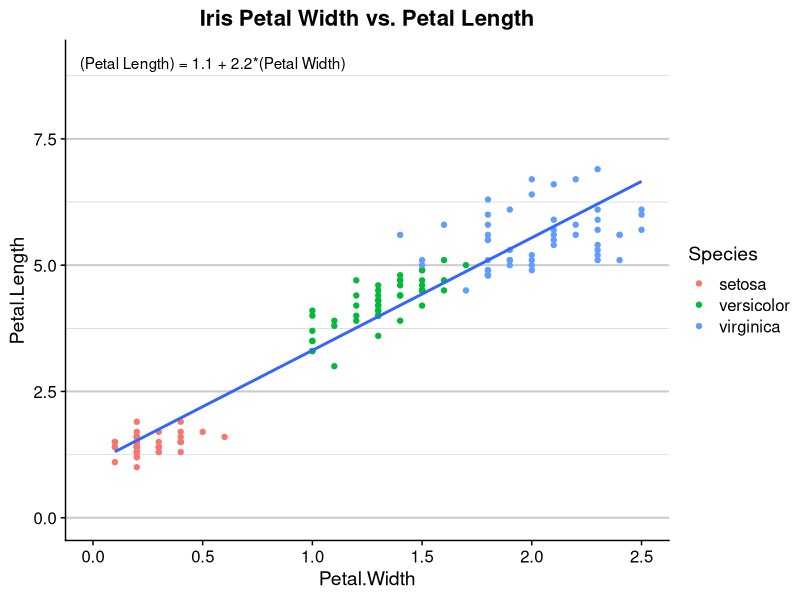
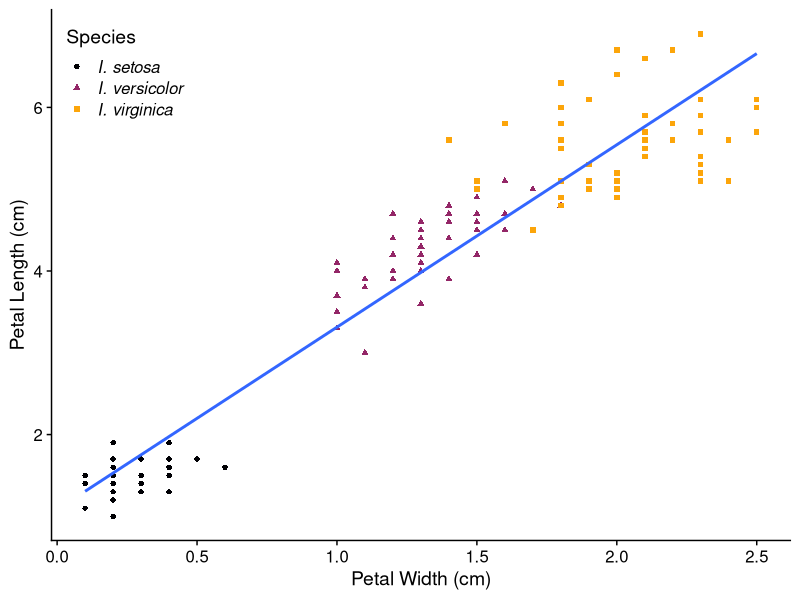
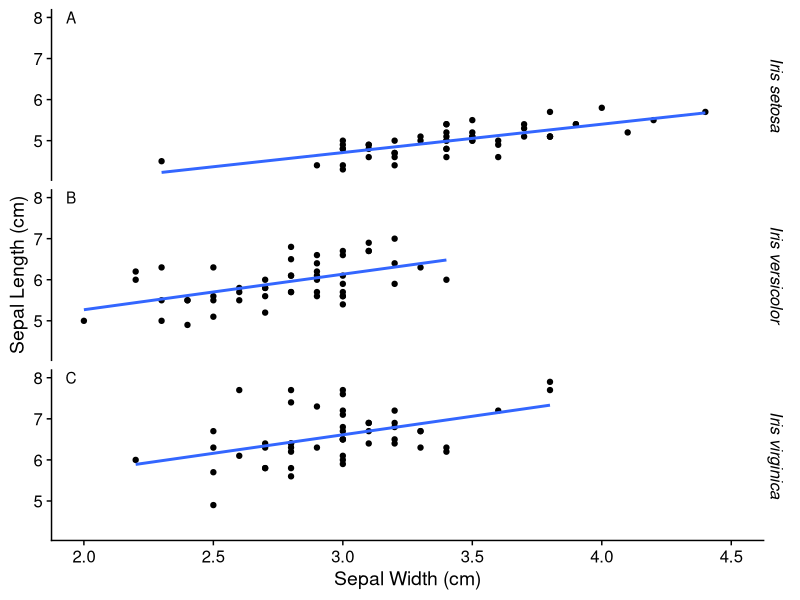
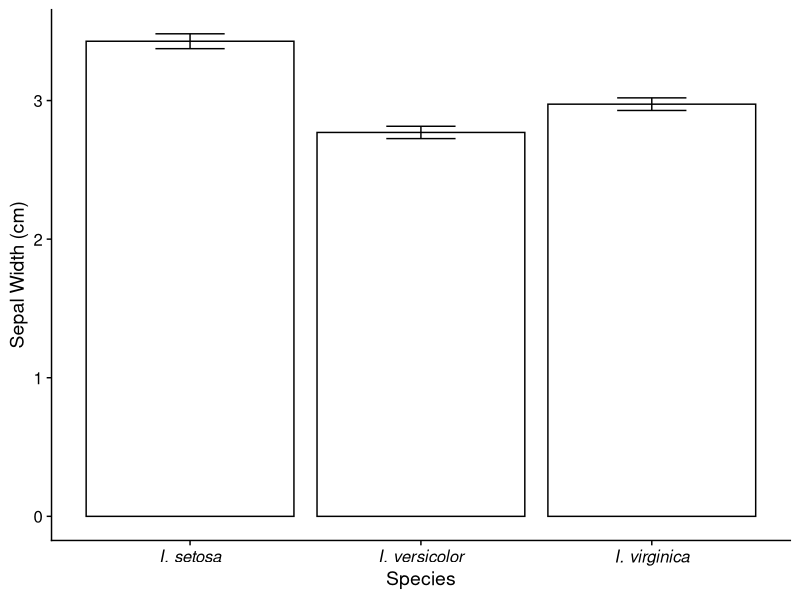
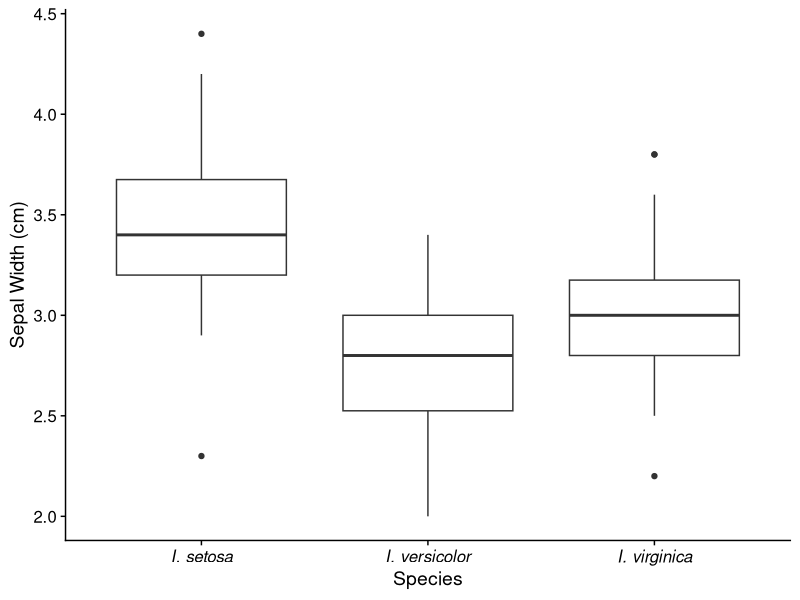
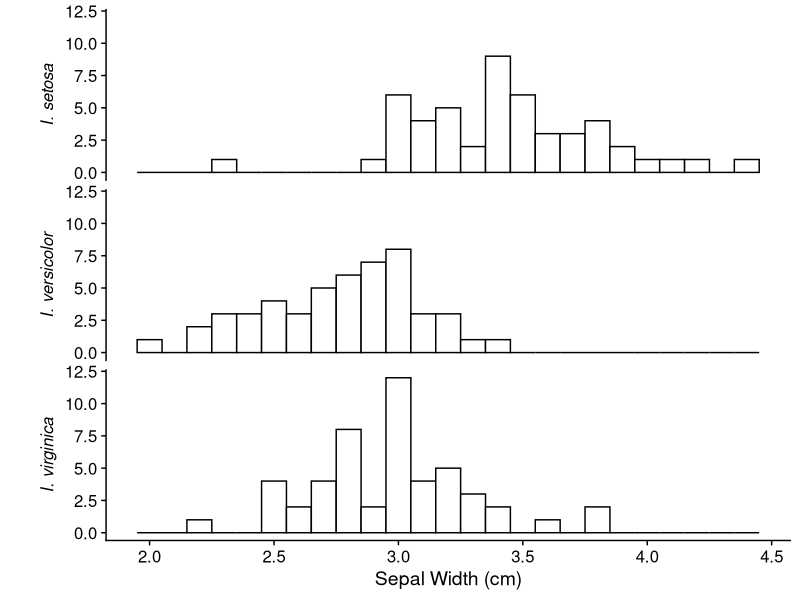
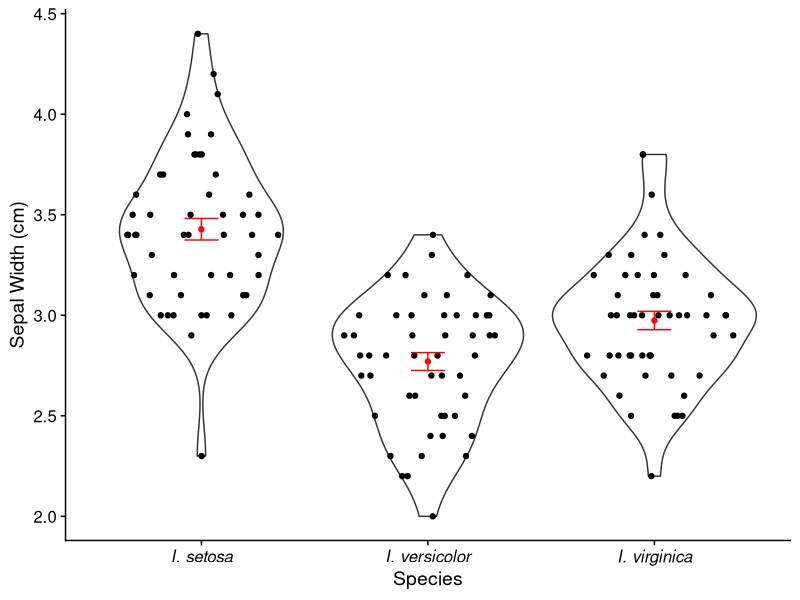
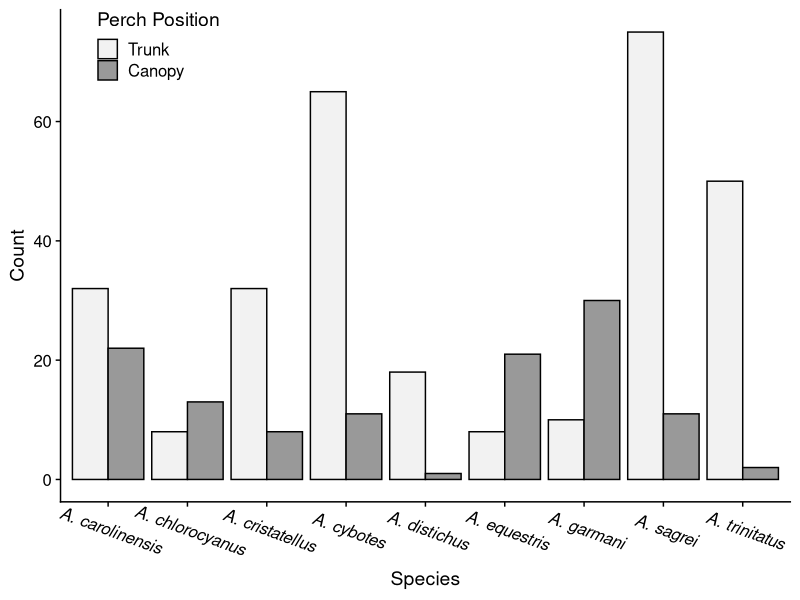

Reproduce these figures in R, in order.
## ---- chunk 1
library(ggplot2)
library(cowplot)
library(tidyr)
library(forcats)
library(tibble)
library(ggforce)
library(dplyr)
library(purrr)
library(glue)
theme_set(theme_cowplot())
## ---- chunk 2
iris_eqn = lm(Petal.Length~Petal.Width, iris) %>% 
  coef %>% as.list %>% 
  map(~round(.x, 1)) %>% 
  glue_data("(Petal Length) = {`(Intercept)`} + {Petal.Width}*(Petal Width)")

iris_smry = summary(lm(Petal.Length~Petal.Width, iris))
iris_smry
anova(lm(Petal.Length~Petal.Width, iris))[["Pr(>F)"]]

# For sepals, now
iris_sep = lm(Sepal.Length~Sepal.Width, iris) 
sep_eqn = iris_sep %>% 
  coef %>% as.list %>% 
  map(~round(.x, 1)) %>% 
  glue_data("(Sepal Length) = {`(Intercept)`} + {Sepal.Width}*(Sepal Width)")

iris_smry_sep = summary(iris_sep)
iris_smry_sep
anova(iris_sep)[["Pr(>F)"]][1]
## ---- chunk 3
# First, style guidelines
# Bad legends

ggplot(iris, aes(x = Petal.Width, y = Petal.Length)) +
  geom_point(aes(color = Species)) + ylim(0, 9) +
  theme(panel.grid.major.y  = element_line(color = grey(.8), size = .7),
        panel.grid.minor.y  = element_line(color = grey(.8), size = .2), 
        plot.title = element_text(hjust = .5)) +
  geom_smooth(aes(), method = "lm", se = FALSE) + 
  geom_text(label = iris_eqn, hjust = 0.05, data =   
              data.frame(Petal.Width = 0, Petal.Length = 9)) +
  ggtitle("Iris Petal Width vs. Petal Length")


## ---- chunk 4
iris %>% mutate(Species = glue("I. {Species}")) %>% 
ggplot(aes(x = Petal.Width, y = Petal.Length)) +
  geom_point(aes(color = Species, shape = Species)) + 
  geom_smooth(aes(), method = "lm", se = FALSE) + 
  ylab("Petal Length (cm)") + xlab("Petal Width (cm)") +
  scale_color_viridis_d(end = .8, option = "inferno") + 
  theme(legend.text = element_text(face = "italic"),
        legend.position =c(0.02, .88))

## ---- chunk 5
iris %>% mutate(Species = glue("Iris {Species}")) %>% 
ggplot(aes(x = Sepal.Width, y = Sepal.Length)) +
  geom_point() + 
  facet_grid(Species~.) + 
  geom_smooth(aes(), method = "lm", se = FALSE) + 
  ylab("Sepal Length (cm)") + xlab("Sepal Width (cm)") +
  scale_color_viridis_d(end = .8, option = "inferno") + 
  theme(strip.background = element_blank(), 
        strip.text =element_text(face = "italic")) + 
  geom_text(aes(label = label), data = tibble(
    Sepal.Width = 1.95, Sepal.Length = 8, label = LETTERS[1:3], 
    Species = glue("Iris {unique(iris$Species)}"))) + 
  coord_cartesian(xlim = c(2, 4.5))
## ---- chunk 6
iris_dyn = iris %>% group_by(Species) %>% 
  summarize(y = mean(Sepal.Width), 
          se = sd(Sepal.Width)/sqrt(n())) %>% 
  mutate(Species = paste0("I. ", Species))
ggplot(iris_dyn, aes(x = Species, y )) + 
  geom_col(fill = "white", color = "black") + 
  geom_errorbar(aes(ymin = y-se, ymax = y+se), width = .3) +
  ylab("Sepal Width (cm)") + 
  theme(axis.text.x = element_text(face = "italic"))

## ---- chunk 7
iris %>% mutate(Species = paste("I.", Species)) %>% 
  ggplot(aes(x = Species, Sepal.Width )) + 
  geom_boxplot() + 
  ylab("Sepal Width (cm)") + 
  theme(axis.text.x = element_text(face = "italic"))

## ---- chunk 8
iris %>% mutate(Species = paste("I.", Species)) %>% 
  ggplot(aes(x = Sepal.Width )) + 
  geom_histogram(fill = "white", color = "black", binwidth = .1) + 
  facet_grid(Species~., switch = "both") + 
  xlab("Sepal Width (cm)") + 
  theme(strip.text = element_text(face = "italic"),
        strip.background = element_blank(),
        strip.placement = "outside") + ylab("")

## ---- chunk 9
iris %>% mutate(Species = paste("I.", Species)) %>% 
  ggplot(aes(x = Species, Sepal.Width )) + 
  geom_violin() + 
  geom_sina() + 
  geom_errorbar(aes(y = y, ymin = y - se, ymax = y + se), 
                color = "red", data = iris_dyn, width = .15)+
  geom_point(aes(y = y), color = "red", data = iris_dyn)+
  ylab("Sepal Width (cm)") + 
  theme(axis.text.x = element_text(face = "italic"))

## ---- chunk 10

anole_classes = tribble(
~"Species",          ~"Ecomorph",      
"A. chlorocyanus",   "Trunk-crown",
"A. cristatellus",   "Trunk-ground",
"A. cybotes",        "Trunk-ground",
"A. distichus",      "Trunk",
"A. equestris",      "Crown Giant",
"A. garmani",        "Crown Giant",
"A. carolinensis",   "Trunk-crown",
"A. sagrei",         "Trunk-ground",
"A. trinitatus",     "Ground-ish")
set.seed(123); anole_dat = anole_classes %>% 
  distinct(Ecomorph) %>% 
  mutate(ground_prob = c(.25, .75, .5, .1, .9)) %>% 
  right_join(anole_classes, by = "Ecomorph") %>% 
  mutate(count = rpois(9, 3.5)*5 + rpois(9, 6)) %>% 
  mutate(Trunk = rbinom(9, count, ground_prob),
         Canopy = count - Trunk) %>%
  select(Species, Ecomorph, Trunk, Canopy) %>% 
  # Add in trunk bias
  mutate(Trunk = round(Trunk * 2.5)) %>% 
  gather(key = "Perch", value = "Count", Trunk, Canopy) %>% 
  mutate(Perch = factor(Perch, levels = c("Trunk", "Canopy")))

## ---- chunk 11

anole_dat %>% 
  ggplot(aes(x = Species, y = Count, group = Perch)) + 
  geom_col(aes(fill = Perch), color = "black", position = position_dodge()) +
  scale_fill_manual(values = c(grey(.95), grey(.6)), 
                    name = "Perch Position") +
    theme(axis.text.x = element_text(face = "italic", 
                                 angle = -20, hjust = 0.5, vjust = -.2),
        legend.position = c(0.05,1), #legend.direction = "horizontal", 
        legend.justification = c(0,1))
## ---- chunk 12

desc_cnt_lvls = anole_dat %>% group_by(Species) %>% 
  summarize(n = sum(Count)) %>% arrange(desc(n)) %>% pull(Species)
anole_dat %>% arrange(desc(Count)) %>% 
  mutate(Species = factor(Species, levels = desc_cnt_lvls)) %>% 
  ggplot(aes(x = Species, y = Count, group = Perch)) + 
  geom_col(aes(fill = Perch), color = "black") +
  scale_fill_manual(values = c(grey(.95), grey(.6)), 
                    name = "Perch Position") +
theme(axis.text.x = element_text(face = "italic", 
                                 angle = -20, hjust = 0.5, vjust = -.2),
        legend.position = c(1,1), legend.direction = "horizontal", 
        legend.justification = c(1,1))
## ---- chunk 13

anole_dat %>% arrange(Perch, desc(Count)) %>% 
  mutate(Species = fct_inorder(Species)) %>% 
  ggplot(aes(x = Species, y = Count, group = Perch)) + 
  geom_col(aes(fill = Perch), color = "black", position = position_dodge()) +
  scale_fill_manual(values = c(grey(.95), grey(.6)), 
                    name = "Perch Position") +
  theme(axis.text.x = element_text(face = "italic", 
                                 angle = -20, hjust = 0.5, vjust = -.2),
        legend.position = c(1,1), legend.direction = "horizontal", 
        legend.justification = c(1,1))
## ---- chunk 14

anole_freq = anole_dat %>% group_by(Perch) %>% 
  mutate(Frequency = Count/sum(Count)) %>% ungroup %>% 
  arrange(Perch, desc(Frequency) )
anole_freq %>%  
  mutate(Species = fct_inorder(Species)) %>% 
  ggplot(aes(x = Species, y = Frequency, group = Perch)) + 
  geom_col(aes(fill = Perch), color = "black", position = position_dodge()) +
  scale_fill_manual(values = c(grey(.95), grey(.6)), 
                    name = "Perch Position") +
  theme(axis.text.x = element_text(face = "italic", 
                                 angle = -20, hjust = 0.5, vjust = -.2),
        legend.position = c(0.05,1), legend.direction = "horizontal", 
        legend.justification = c(.0,1)) +
  ylab("Proportion of species\nat each perch position")
## ---- chunk 15

anole_freq1 = anole_dat %>% group_by(Species) %>% 
  mutate(Frequency = Count/sum(Count)) %>% ungroup %>% 
  arrange(Perch, Frequency) 
anole_freq1 %>%  
  mutate(Species = fct_inorder(Species)) %>% 
  ggplot(aes(x = Species, y = Frequency, group = Perch)) + 
  geom_col(aes(fill = Perch), color = "black") +
  scale_fill_manual(values = c(grey(.95), grey(.6)), 
                    name = "Perch\nPosition") +
  theme(axis.text.x = element_text(face = "italic", 
                                 angle = -20, hjust = 0, vjust = 1)) +
  ylab("Frequency of each species at perch position")
## ---- chunk 16

# When comparing groups

anole_diff_dat = anole_freq %>% group_by(Species) %>% 
  summarize(lowest = min(Frequency), highest = max(Frequency),
            which_higher = Perch[Frequency == highest]) %>% 
  arrange(desc(lowest))
anole_diff_dat %>%  
  mutate(Species = fct_inorder(Species)) %>% 
  ggplot(aes(x = Species)) + 
  geom_col(aes(y = highest, fill = which_higher), color = "black") +
  geom_col(aes(y = lowest), fill = "white", color = "black") +
  scale_fill_viridis_d(begin = .2, end = .81,
                    name = "More frequent\nperch position") +
  theme(axis.text.x = element_text(face = "italic", 
                                 angle = -20, hjust = 0.5, vjust = -.2),
        legend.position = c(1,1), legend.direction = "vertical", 
        legend.justification = c(1,1)) +
  ylab("Proportion of species \nat each perch position")
## ---- chunk 17
table_1_df = tibble::tibble(
  Group = LETTERS[1:3], N = c(10, 15, 12), 
  Mean = c(35.33, 42.61, 22.00), 
  `Std. Dev.` = c(3.53, 4.62, 2.97),
  Min. = c(30.74,36.36,17.99),
  Max. = c(37.02, 49.17, 26.38)
)
knitr::kable(table_1_df, booktabs = TRUE,
             caption = "Standard length of three populations of rainbow trout (*Oncorhynchus mykiss*) in Southern Appalachian streams.  Group A was collected from the New River, group B from the Watauga River and group C from Winkler Creek.", )
